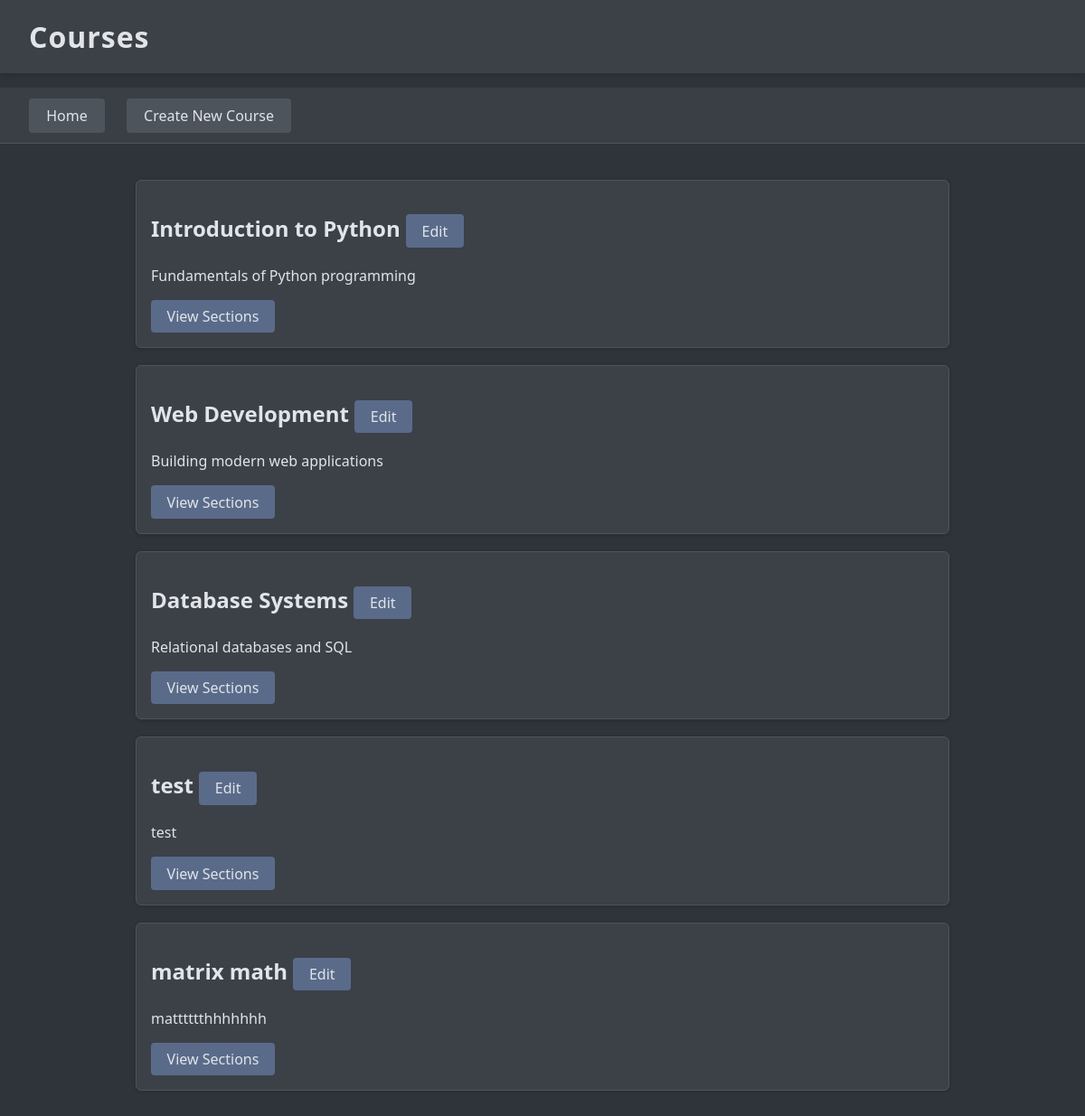
/sudo/course/ (signed in), run on the app's committed database.
### webapp/models/courses.py (models this page shows, shortened)
class Course(models.Model):
    name = models.CharField(default=None, max_length=50)
    description = models.TextField(blank=True)

### webapp/views/admin.py (the view)
# urls.py: path('sudo/course/', views.courses_list, name='courses_list'),
@in_groups(["Admin"])
def courses_list(request):
    courses = Course.objects.prefetch_related('sections').all()
    return render(request, 'admin_pages/list_course.html', {'courses': courses})

### webapp/views/admin.py (called while the page is built)
def in_groups(group_names):
    def check(user):
        return user.groups.filter(name__in=group_names).exists()
    return user_passes_test(check)

### templates/admin_pages/list_course.html (shortened to what this page needs)
{% extends "master_admin.html" %}
{% load static %}
{% load site_tags %}
{% block content %}
<header>
    <h1>Courses</h1>
</header>
<nav>
    <a href="{% url 'admin_home' %}" class="btn">Home</a>
    <a href="{% url 'create_model' model_name="course" %}" class="btn">Create New Course</a>
</nav>
<div class="container">
    {% for course in courses %}
        <div class="card course-card">
            <h2>
                {{ course.name }}
                <a href="{% url 'edit_model' 'course' course.id %}" class="btn">Edit</a>
            </h2>
            <p>{{ course.description }}</p>
            <a href="{% url 'sections_list' 'course' course.id %}" class="btn">View Sections</a>
        </div>
    {% endfor %}
</div>
{% endblock %}

### templates/static/css/base_dark.css (style rules this page uses)
body { font-family: 'Segoe UI', Arial, sans-serif; background: #2f343a; color: #e1e4e8; margin: 0; padding: 0; }
header { background: #3c4148; color: #e1e4e8; padding: 1.2rem 2rem; margin-bottom: 1rem; box-shadow: 0 2px 8px rgba(0,0,0,0.15); }
header h1 { margin: 0; font-size: 2rem; letter-spacing: 1px; }
nav { background: #3a3f46; padding: 0.7rem 2rem; margin-bottom: 1.5rem; display: flex; gap: 1rem; align-items: center; border-bottom: 1px solid #4e545c; }
nav a, nav .btn, nav button { text-decoration: none; color: #d1d5db; background: #4e545c; padding: 0.5rem 1.2rem; border-radius: 4px; transition: background 0.2s, color 0.2s; font-weight: 500; border: none; }
.container { max-width: 900px; margin: 0 auto; padding: 1rem; }
.card { background: #3c4148; border: 1px solid #4e545c; border-radius: 6px; padding: 1rem; margin-bottom: 1.2rem; box-shadow: 0 1px 4px rgba(0,0,0,0.18); }
.btn, button.btn { display: inline-block; background: #5a6b8a; color: #e1e4e8 !important; border: none; padding: 0.45rem 1.1rem; border-radius: 4px; cursor: pointer; text-decoration: none; font-size: 1rem; margin-right: 0.5rem; font-weight: 500; transition: background 0.2s; }

### data on the page
Course: name "Introduction to Python", description "Fundamentals of Python programming"
Course: name "Web Development", description "Building modern web applications"
Course: name "Database Systems", description "Relational databases and SQL"
Course: name "test", description "test"
Course: name "matrix math", description "matttttthhhhhhh"
